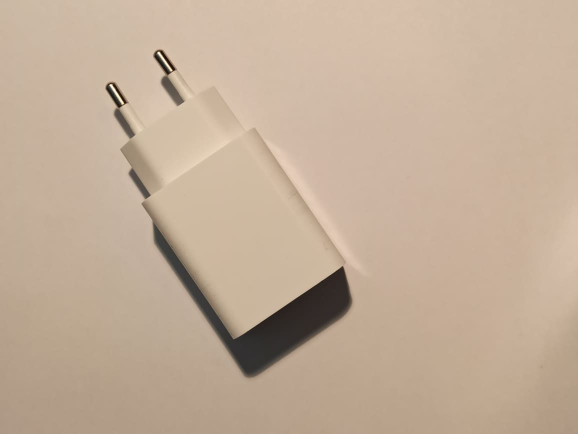
#> input picture imgs/charger_0.jpg, 1156 x 868 px (shown at 1/2 size)
$ jupyter execute shadow3.ipynb
#> lines starting #> are read from the running program, lines starting #| are printed output that depends on the picture; after the words box and inside, x2 and y2 are one past the last pixel; in counts of white or black regions, pixels touching at a corner belong together
[cell 1]
import cv2
import numpy as np
import os
from matplotlib import pyplot as plt
import math

[cell 2]
frame_0 = cv2.imread('../imgs/charger_0.jpg',0)
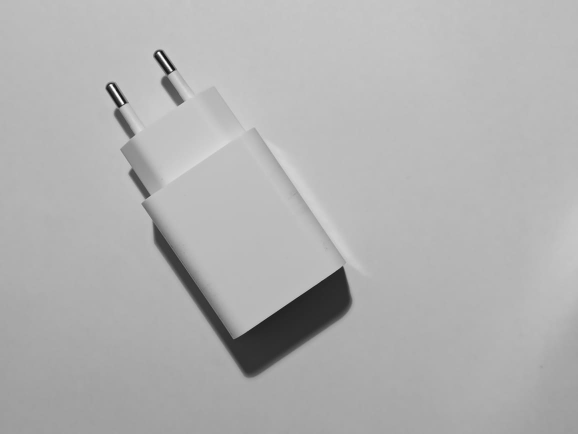
#> frame_0: shape (868, 1156) (shown at 1/2 size); min 6, max 255, mean 177.3
frame_n = cv2.imread('../imgs/charger_1.jpg',0)
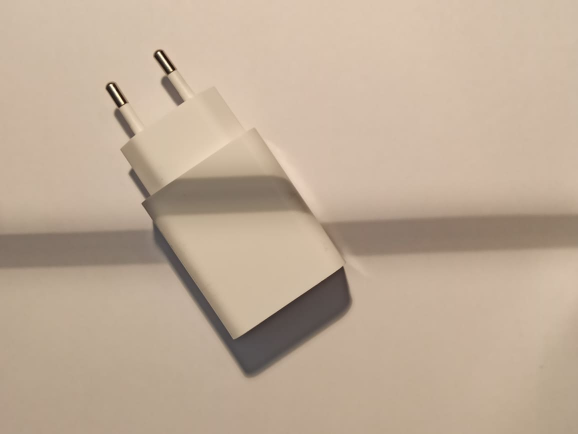
#> input picture imgs/charger_1.jpg, 1156 x 868 px (shown at 1/2 size)
#> frame_n: shape (868, 1156); min 13, max 255, mean 175.4

[cell 3]
frame_0 = cv2.resize(frame_0,(400,300))
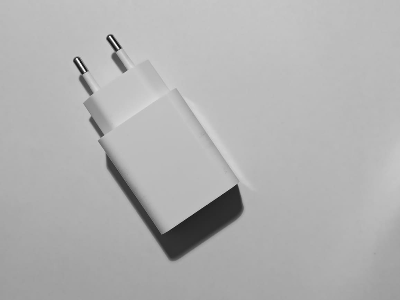
#> frame_0: shape (300, 400); min 17, max 255, mean 177.2
frame_n = cv2.resize(frame_n,(400,300))
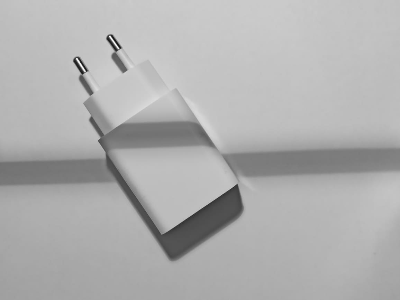
#> frame_n: shape (300, 400); min 21, max 254, mean 175.4

[cell 4]
absdiff = cv2.absdiff(frame_0,frame_n)
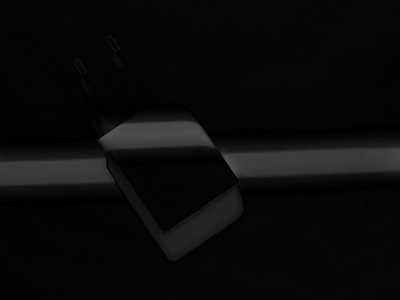
#> absdiff: shape (300, 400); min 0, max 87, mean 10
ret, absdiff_thresh = cv2.threshold(absdiff,0,255,cv2.THRESH_BINARY + cv2.THRESH_OTSU)
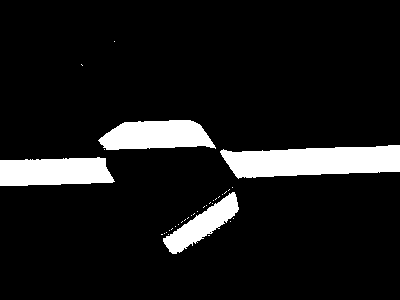
#> absdiff_thresh: shape (300, 400); 9.8% white; 35 white regions (31 under 20 px), largest, box (x1, y1, x2, y2) and area: (220, 145, 400, 179) 4555, (0, 157, 115, 186) 2813, (98, 120, 216, 150) 2679, (163, 192, 239, 254) 1726
#> ret = 29

[cell 5]
ret,thresh_0 = cv2.threshold(frame_0,150,255,cv2.THRESH_BINARY_INV)
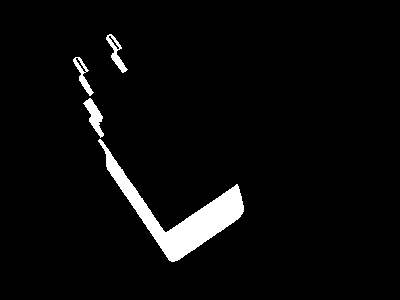
#> thresh_0: shape (300, 400); 4.1% white; 4 white regions, box (x1, y1, x2, y2) and area: (98, 139, 244, 262) 4044, (83, 98, 104, 138) 353, (106, 34, 128, 73) 272, (73, 57, 94, 96) 248
ret,thresh_n = cv2.threshold(frame_n,150,255,cv2.THRESH_BINARY_INV)
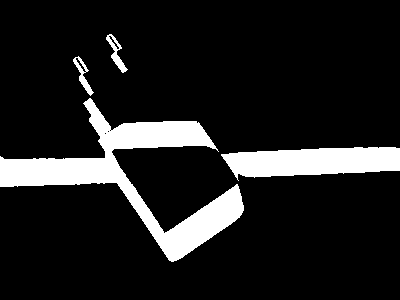
#> thresh_n: shape (300, 400); 12.3% white; 4 white regions, box (x1, y1, x2, y2) and area: (0, 98, 244, 262) 9967, (221, 147, 400, 181) 4328, (106, 34, 128, 73) 266, (73, 56, 94, 96) 244

[cell 6]
thresh_absdiff = cv2.absdiff(thresh_0,thresh_n)
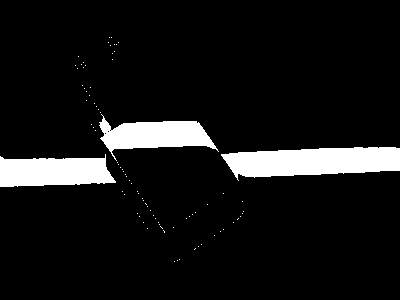
#> thresh_absdiff: shape (300, 400); 8.4% white; 83 white regions (80 under 20 px), largest, box (x1, y1, x2, y2) and area: (221, 147, 400, 181) 4328, (0, 154, 116, 187) 2932, (99, 114, 219, 161) 2691

[cell 7]
shadow = cv2.bitwise_and(absdiff_thresh , thresh_absdiff)
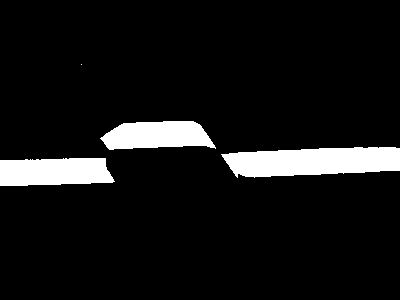
#> shadow: shape (300, 400); 8% white; 4 white regions (1 under 20 px), largest, box (x1, y1, x2, y2) and area: (221, 147, 400, 178) 4318, (0, 158, 115, 186) 2809, (100, 121, 216, 150) 2531
